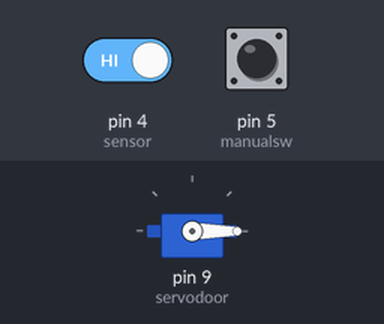
Simulated run of this sketch. Board: Arduino Uno, built with avr-gcc and run on an emulated ATmega328P. On the bench: servo. The test bench sets the inputs (shaded band); at power-on: pin 4 (sensor) HIGH, pin 5 (manualsw) HIGH.

Above: at 2.2 s.
2.3 s: pin 4 (sensor) driven LOW
At 3.5 s:
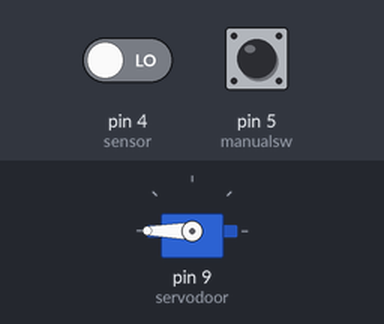
3.8 s: pin 4 (sensor) driven HIGH
At 4.8 s:
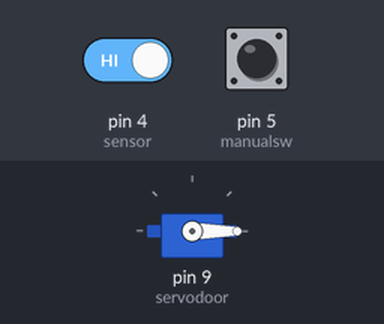
5.3 s: pin 5 (manualsw) pulled LOW for 3.2 s
At 6.0 s:
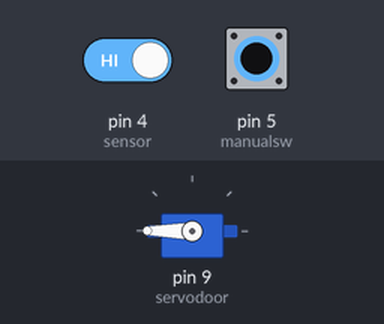
Timing chart, 0 to 10.3 s (numbered marks = the images above; inputs shaded):
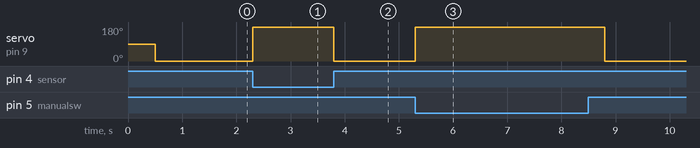

Measured:
- after the input at 2.3 s, servo on pin 9 (servodoor): 0° → 180° at once
- after the input at 3.8 s, servo on pin 9 (servodoor): 180° → 0° at once
- after the input at 5.3 s, servo on pin 9 (servodoor): 0° → 180° at once, → 0° 3.5 s later

The sketch:

Uno.ino
```cpp
#include <Servo.h>      // Library สำหรับ Servo
#define sensor 4        // ขา Sensor
#define manualsw 5      // ขา Switch

Servo servodoor;        // Define servo

void setup()
{
  pinMode(manualsw,INPUT_PULLUP);   // Set ขาสัญญาณ switch
  pinMode(sensor,INPUT);            // Set ขาสัญญาณ sensor
  servodoor.attach(9);              // กำหนดตำแหน่งขาของ Servo
  delay(500);                       // delay 0.5 ms
  servodoor.write(0);               // ย้ายตำแหน่ง Servo ไปที่ 0 องศา
  delay(500);
}
void loop() {
  if( (digitalRead (manualsw)==LOW) || (digitalRead (sensor)==LOW) ){ // ถ้ามีการกด switch และค่าของ sensor สามารถตรวจจับได้
    servodoor.write(180);   // ย้ายตำแหน่ง Servo ไปที่ 180 องศา
    delay(500);
  }else{
    servodoor.write(0);     // ย้ายตำแหน่ง Servo ไปที่ 0 องศา
  }
}
```
